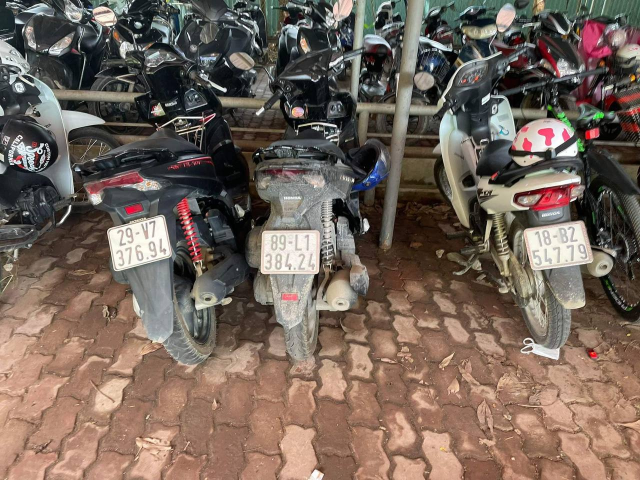
#> input picture data/image/21.jpg, 1280 x 960 px (shown at 1/2 size)
$ python Image_test2.py
#> lines starting #> are read from the running program, lines starting #| are printed output that depends on the picture; after the words box and inside, x2 and y2 are one past the last pixel; in counts of white or black regions, pixels touching at a corner belong together
### Preprocess.py
# Preprocess.py

import cv2
import numpy as np
import math

# module level variables ##########################################################################
GAUSSIAN_SMOOTH_FILTER_SIZE = (5, 5) #kích cỡ càng to thì càng mờ
ADAPTIVE_THRESH_BLOCK_SIZE = 19
ADAPTIVE_THRESH_WEIGHT = 9

###################################################################################################
def preprocess(imgOriginal):

    imgGrayscale = extractValue(imgOriginal)
    # imgGrayscale = cv2.cvtColor(imgOriginal,cv2.COLOR_BGR2GRAY) nên dùng hệ màu HSV
    # Trả về giá trị cường độ sáng ==> ảnh gray
    imgMaxContrastGrayscale = maximizeContrast(imgGrayscale) #để làm nổi bật biển số hơn, dễ tách khỏi nền
    #cv2.imwrite("imgGrayscalePlusTopHatMinusBlackHat.jpg",imgMaxContrastGrayscale)
    height, width = imgGrayscale.shape

    imgBlurred = np.zeros((height, width, 1), np.uint8)
    imgBlurred = cv2.GaussianBlur(imgMaxContrastGrayscale, GAUSSIAN_SMOOTH_FILTER_SIZE, 0)
    #cv2.imwrite("gauss.jpg",imgBlurred)
    #Làm mịn ảnh bằng bộ lọc Gauss 5x5, sigma = 0

    imgThresh = cv2.adaptiveThreshold(imgBlurred, 255.0, cv2.ADAPTIVE_THRESH_GAUSSIAN_C, cv2.THRESH_BINARY_INV, ADAPTIVE_THRESH_BLOCK_SIZE, ADAPTIVE_THRESH_WEIGHT)

    #Tạo ảnh nhị phân
    return imgGrayscale, imgThresh
#Trả về ảnh xám và ảnh nhị phân
# end function

###################################################################################################
def extractValue(imgOriginal):
    height, width, numChannels = imgOriginal.shape
    imgHSV = np.zeros((height, width, 3), np.uint8)
    imgHSV = cv2.cvtColor(imgOriginal, cv2.COLOR_BGR2HSV)

    imgHue, imgSaturation, imgValue = cv2.split(imgHSV)

    #màu sắc, độ bão hòa, giá trị cường độ sáng
    #Không chọn màu RBG vì vd ảnh màu đỏ sẽ còn lẫn các màu khác nữa nên khó xđ ra "một màu"
    return imgValue
# end function

###################################################################################################
def maximizeContrast(imgGrayscale):
    #Làm cho độ tương phản lớn nhất
    height, width = imgGrayscale.shape

    imgTopHat = np.zeros((height, width, 1), np.uint8)
    imgBlackHat = np.zeros((height, width, 1), np.uint8)
    structuringElement = cv2.getStructuringElement(cv2.MORPH_RECT, (3, 3)) #tạo bộ lọc kernel

    imgTopHat = cv2.morphologyEx(imgGrayscale, cv2.MORPH_TOPHAT, structuringElement, iterations = 10) #nổi bật chi tiết sáng trong nền tối
    #cv2.imwrite("tophat.jpg",imgTopHat)
    imgBlackHat = cv2.morphologyEx(imgGrayscale, cv2.MORPH_BLACKHAT, structuringElement, iterations = 10) #Nổi bật chi tiết tối trong nền sáng
    #cv2.imwrite("blackhat.jpg",imgBlackHat)
    imgGrayscalePlusTopHat = cv2.add(imgGrayscale, imgTopHat)
    imgGrayscalePlusTopHatMinusBlackHat = cv2.subtract(imgGrayscalePlusTopHat, imgBlackHat)

    #cv2.imshow("imgGrayscalePlusTopHatMinusBlackHat",imgGrayscalePlusTopHatMinusBlackHat)
    #Kết quả cuối là ảnh đã tăng độ tương phản
    return imgGrayscalePlusTopHatMinusBlackHat
# end function

### Image_test2.py
import math

import cv2
import numpy as np

import Preprocess

ADAPTIVE_THRESH_BLOCK_SIZE = 19
ADAPTIVE_THRESH_WEIGHT = 9

n = 1

Min_char = 0.01
Max_char = 0.09

RESIZED_IMAGE_WIDTH = 20
RESIZED_IMAGE_HEIGHT = 30

img = cv2.imread("data/image/21.jpg")
#> img is the input picture: shape (960, 1280, 3); mean B, G, R 90.8, 101.3, 116.7
img = cv2.resize(img, dsize=(1920, 1080))
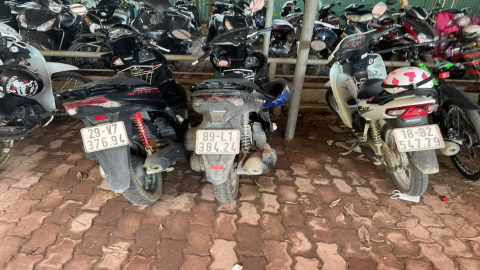
#> img: shape (1080, 1920, 3) (shown at 1/4 size); mean B, G, R 90.7, 101.2, 116.6

# ##################### If you want to try increasing the contrast #############
img2 = cv2.imread("bc1a411e-4931-4390-a4ce-5c504541c4ea (1).jpg")
imgGrayscaleplate2, _ = Preprocess.preprocess(img)
#> in extractValue, `imgHue, imgSaturation, imgValue = cv2.split(imgHSV)`:
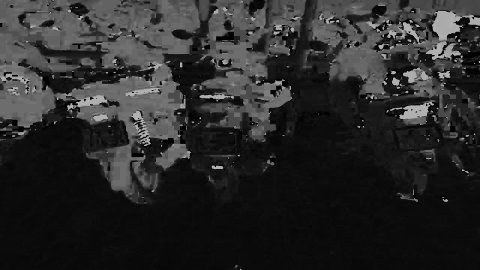
#> imgHue: shape (1080, 1920) (shown at 1/4 size); min 0, max 179, mean 41.8
#> in extractValue, `imgHue, imgSaturation, imgValue = cv2.split(imgHSV)`:
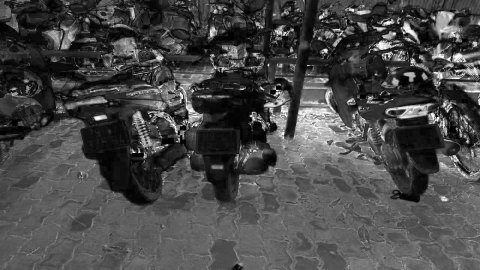
#> imgSaturation: shape (1080, 1920) (shown at 1/4 size); min 0, max 255, mean 72.1
#> in maximizeContrast, `imgBlackHat = cv2.morphologyEx(imgGrayscale, cv2.MORPH_BLACKHAT, struc..`:
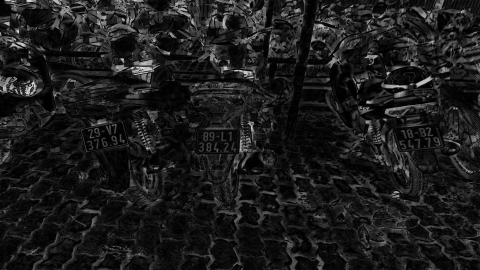
#> imgBlackHat: shape (1080, 1920) (shown at 1/4 size); min 0, max 241, mean 27.7
#> in maximizeContrast, `imgGrayscalePlusTopHatMinusBlackHat = cv2.subtract(imgGrayscalePlusTop..`:
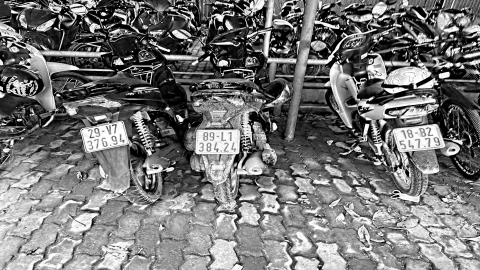
#> imgGrayscalePlusTopHatMinusBlackHat: shape (1080, 1920) (shown at 1/4 size); min 0, max 255, mean 117.3
#> in preprocess, `imgThresh = cv2.adaptiveThreshold(imgBlurred, 255.0, cv2.ADAPTIVE_THRE..`:
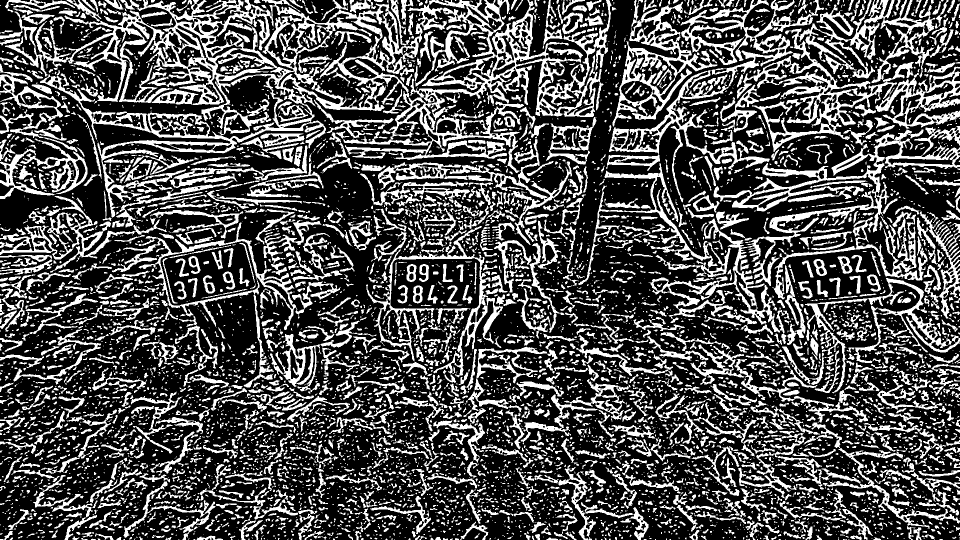
#> imgThresh: shape (1080, 1920) (shown at 1/2 size); 31.2% white; 6841 white regions (4298 under 20 px), largest, box (x1, y1, x2, y2) and area: (0, 0, 1166, 435) 99784, (1297, 252, 1920, 666) 34124, (1474, 0, 1907, 304) 26027
imgThreshplate2 = cv2.adaptiveThreshold(imgGrayscaleplate2, 250, cv2.ADAPTIVE_THRESH_GAUSSIAN_C, cv2.THRESH_BINARY_INV, ADAPTIVE_THRESH_BLOCK_SIZE ,ADAPTIVE_THRESH_WEIGHT )
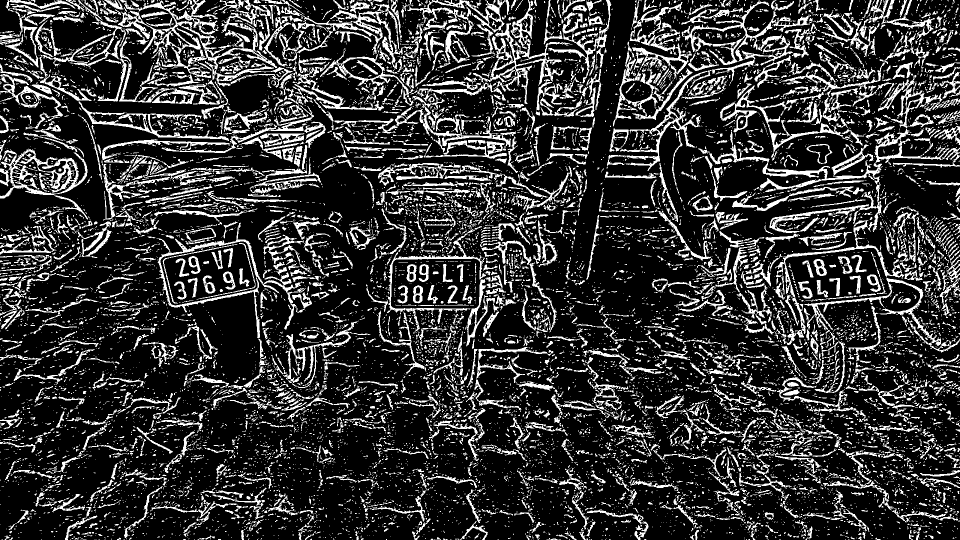
#> imgThreshplate2: shape (1080, 1920) (shown at 1/2 size); values 0 (black) and 250 (white), 20.7% white; 12449 white regions (10120 under 20 px), largest, box (x1, y1, x2, y2) and area: (236, 0, 586, 175) 12443, (1419, 257, 1920, 467) 9901, (834, 0, 1145, 208) 7081
cv2.imshow("imgThreshplate2",imgThreshplate2)


######## Upload KNN model ######################
npaClassifications = np.loadtxt("classifications.txt", np.float32)
#> (the run stopped early here; a loop or call above may not have finished)

$ run again, with data/image/10.jpg copied over data/image/21.jpg
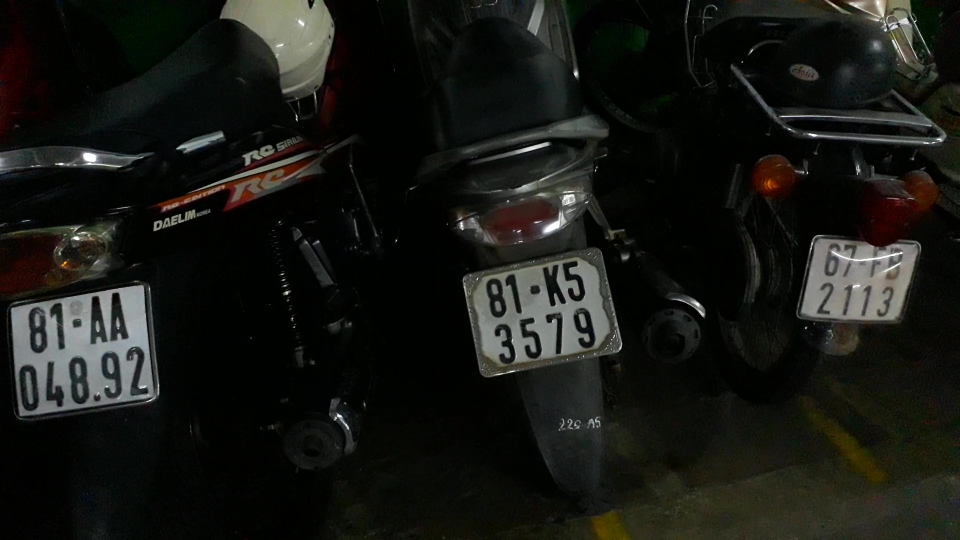
#> input picture data/image/10.jpg, 1920 x 1080 px (shown at 1/2 size)
#> img is the input picture: shape (1080, 1920, 3); mean B, G, R 20, 24.2, 23.2
#> imgHSV: shape (1080, 1920, 3); mean H, S, V 51, 134.7, 25.5
#> in preprocess, `imgThresh = cv2.adaptiveThreshold(imgBlurred, 255.0, cv2.ADAPTIVE_THRE..`:
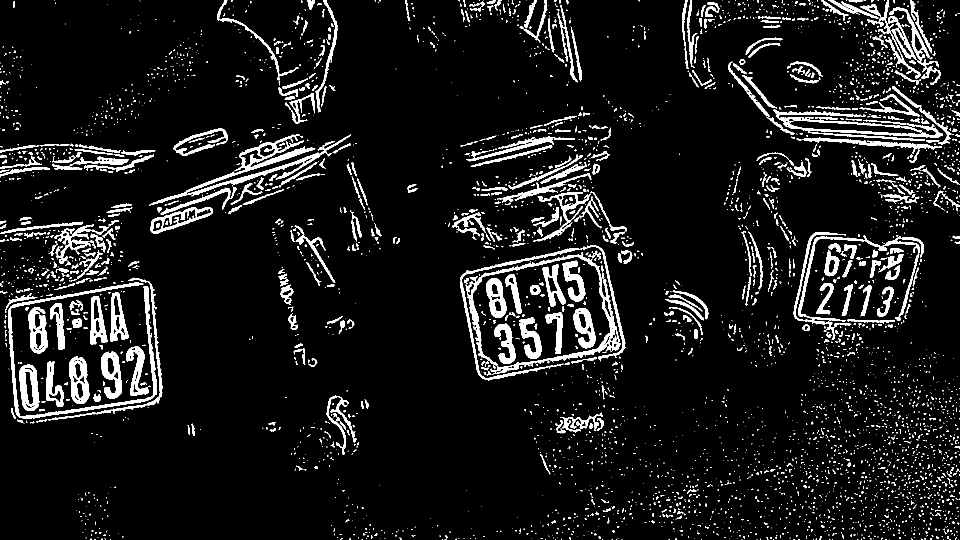
#> imgThresh: shape (1080, 1920) (shown at 1/2 size); 8.3% white; 4267 white regions (3575 under 20 px), largest, box (x1, y1, x2, y2) and area: (298, 268, 702, 412) 6650, (931, 504, 1241, 749) 6575, (16, 565, 314, 837) 5727
#> `imgThreshplate2 = cv2.adaptiveThreshold(imgGrayscaleplate2, 250, cv2.A..`:
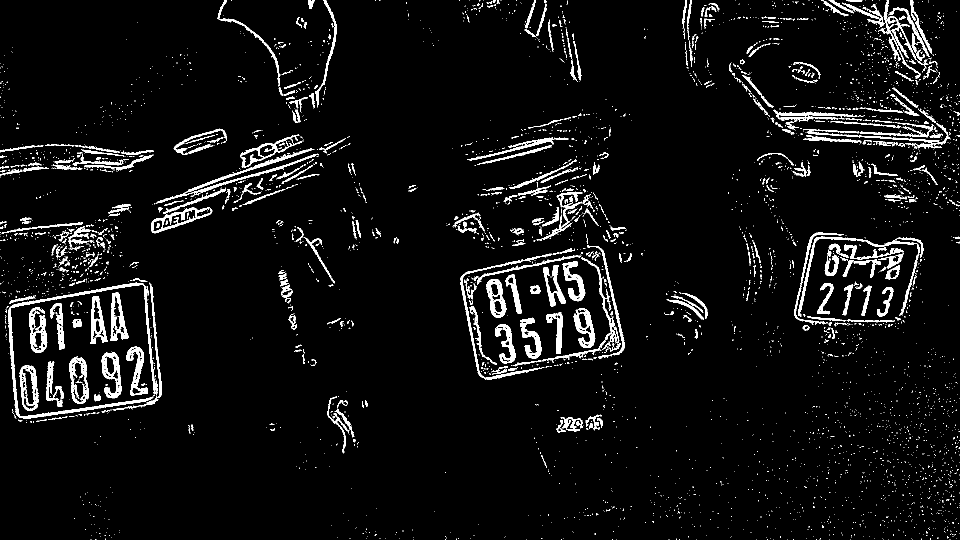
#> imgThreshplate2: shape (1080, 1920) (shown at 1/2 size); values 0 (black) and 250 (white), 5.2% white; 4253 white regions (3811 under 20 px), largest, box (x1, y1, x2, y2) and area: (16, 565, 315, 837) 4912, (311, 296, 638, 408) 2699, (1596, 473, 1839, 633) 2124

$ run again, with data/image/11.jpg copied over data/image/21.jpg
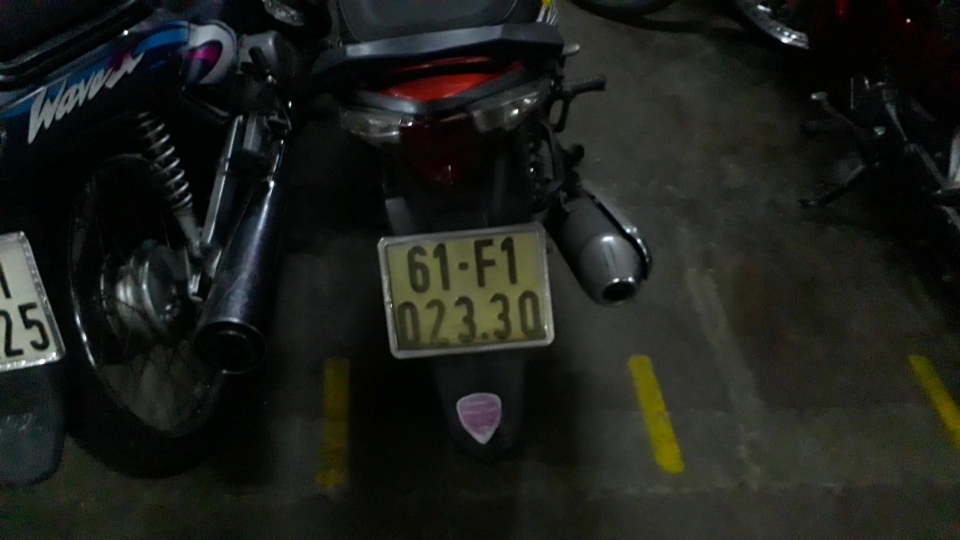
#> input picture data/image/11.jpg, 1920 x 1080 px (shown at 1/2 size)
#> img is the input picture: shape (1080, 1920, 3); mean B, G, R 26.8, 31.1, 29.3
#> imgHSV: shape (1080, 1920, 3); mean H, S, V 57.6, 84.4, 32.7
#> in preprocess, `imgThresh = cv2.adaptiveThreshold(imgBlurred, 255.0, cv2.ADAPTIVE_THRE..`:
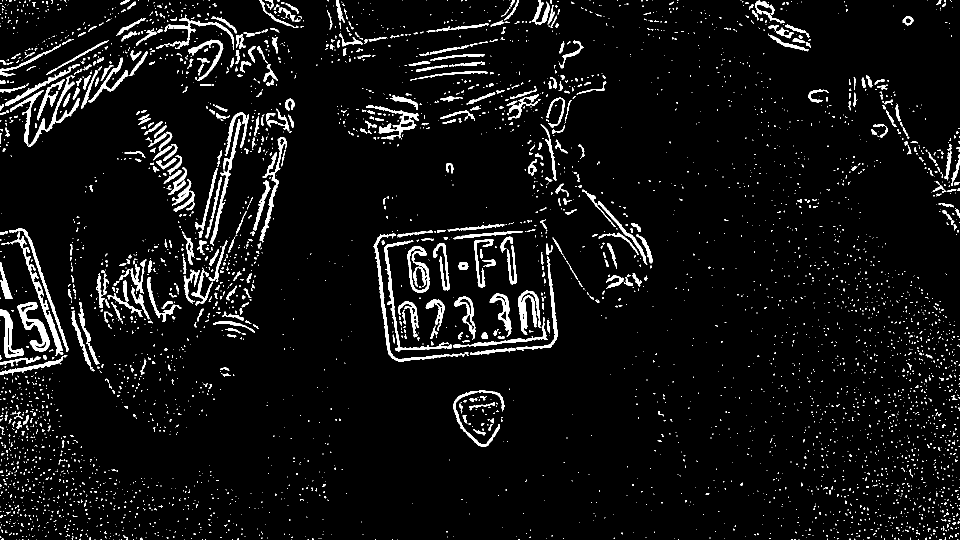
#> imgThresh: shape (1080, 1920) (shown at 1/2 size); 5.6% white; 4340 white regions (3778 under 20 px), largest, box (x1, y1, x2, y2) and area: (20, 153, 159, 294) 2494, (20, 464, 127, 712) 2202, (747, 467, 930, 723) 2163
#> `imgThreshplate2 = cv2.adaptiveThreshold(imgGrayscaleplate2, 250, cv2.A..`:
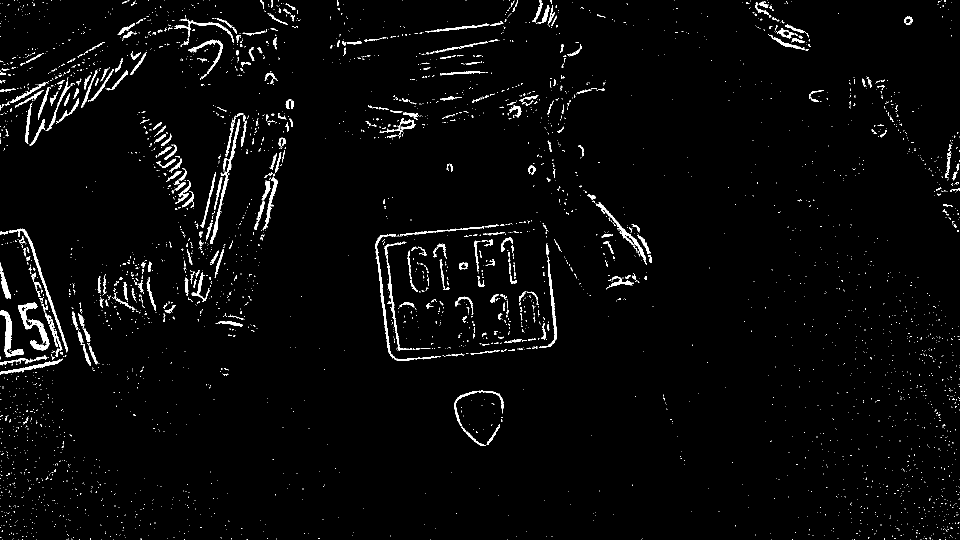
#> imgThreshplate2: shape (1080, 1920) (shown at 1/2 size); values 0 (black) and 250 (white), 2.6% white; 3727 white regions (3391 under 20 px), largest, box (x1, y1, x2, y2) and area: (36, 605, 99, 701) 1630, (750, 469, 882, 722) 1386, (17, 457, 136, 705) 1257
